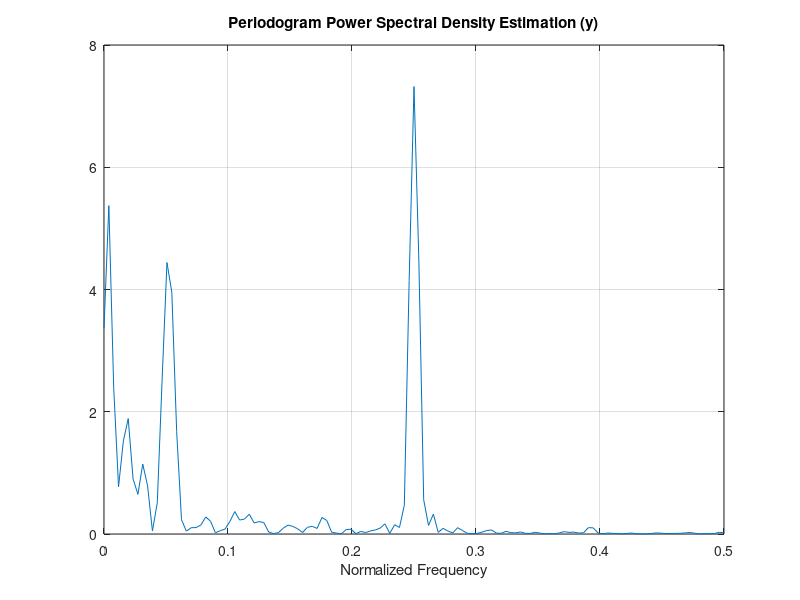

This figure's MATLAB source:
clear;clc;
load('SinusInNoise2.mat');

figure(1)
[yt,xt]=periodogram(y);
x3=xt./(2*pi);
plot(x3,yt);
grid on;
xlabel('Normalized Frequency');
%ylabel('Power');
title('Periodogram Power Spectral Density Estimation (y)');